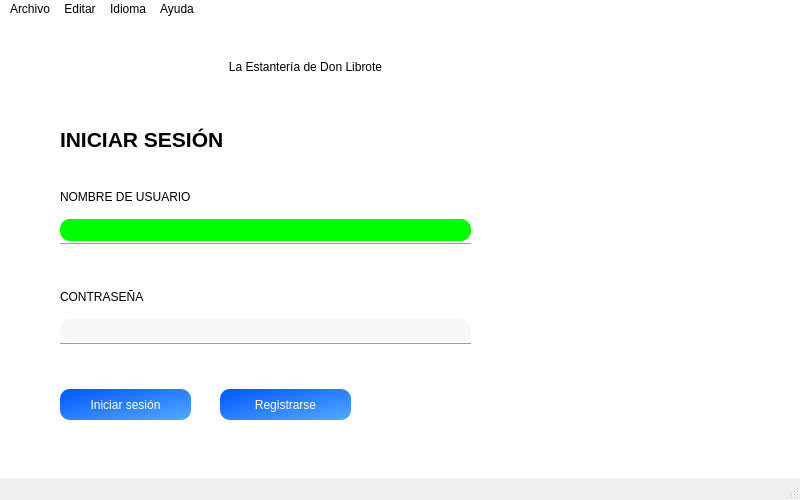
<?xml version="1.0" encoding="UTF-8"?>
<ui version="4.0">
 <class>MainWindow</class>
 <widget class="QMainWindow" name="MainWindow">
  <property name="geometry">
   <rect>
    <x>0</x>
    <y>0</y>
    <width>800</width>
    <height>500</height>
   </rect>
  </property>
  <property name="minimumSize">
   <size>
    <width>800</width>
    <height>500</height>
   </size>
  </property>
  <property name="maximumSize">
   <size>
    <width>800</width>
    <height>500</height>
   </size>
  </property>
  <property name="windowTitle">
   <string>MainWindow</string>
  </property>
  <property name="styleSheet">
   <string notr="true">QWidget#centralwidget{
	background-color: rgb(255, 255, 255);
	
}
</string>
  </property>
  <widget class="QWidget" name="centralwidget">
   <widget class="QPushButton" name="button_inicio">
    <property name="geometry">
     <rect>
      <x>60</x>
      <y>370</y>
      <width>131</width>
      <height>31</height>
     </rect>
    </property>
    <property name="styleSheet">
     <string notr="true">border-radius:10px;
background-color: qlineargradient(spread:pad, x1:0, y1:0, x2:1, y2:1, stop:0 rgba(0, 85, 255, 255), stop:1 rgba(85, 170, 255, 255));
font: 700 12pt &quot;Tahoma&quot;;
color: white;</string>
    </property>
    <property name="text">
     <string>Iniciar sesión</string>
    </property>
   </widget>
   <widget class="QLabel" name="label_nombre_usuario">
    <property name="geometry">
     <rect>
      <x>60</x>
      <y>170</y>
      <width>151</width>
      <height>16</height>
     </rect>
    </property>
    <property name="styleSheet">
     <string notr="true">font: 700 10pt &quot;Tahoma&quot;;
color: rgb(0, 0, 0);</string>
    </property>
    <property name="text">
     <string>NOMBRE DE USUARIO</string>
    </property>
   </widget>
   <widget class="QLineEdit" name="line_edit_usuario">
    <property name="geometry">
     <rect>
      <x>60</x>
      <y>200</y>
      <width>411</width>
      <height>22</height>
     </rect>
    </property>
    <property name="font">
     <font>
      <family>Tahoma</family>
      <kerning>true</kerning>
     </font>
    </property>
    <property name="styleSheet">
     <string notr="true">QLineEdit {
    border: none;
    color: black;
    border-radius: 10px;
	background-color: rgb(0, 255, 0);
}

QLineEdit::placeholder {
    color: gray;
}</string>
    </property>
    <property name="text">
     <string/>
    </property>
   </widget>
   <widget class="QLineEdit" name="line_edit_contrasenna">
    <property name="geometry">
     <rect>
      <x>60</x>
      <y>300</y>
      <width>411</width>
      <height>22</height>
     </rect>
    </property>
    <property name="font">
     <font>
      <family>Tahoma</family>
     </font>
    </property>
    <property name="styleSheet">
     <string notr="true">QLineEdit {
    border: none;
    color: black;
    border-radius: 10px;
	background-color: rgb(247, 247, 247);
}

QLineEdit::placeholder {
    color: gray;
}</string>
    </property>
    <property name="echoMode">
     <enum>QLineEdit::EchoMode::Password</enum>
    </property>
   </widget>
   <widget class="QLabel" name="label_titulo">
    <property name="geometry">
     <rect>
      <x>125</x>
      <y>22</y>
      <width>361</width>
      <height>51</height>
     </rect>
    </property>
    <property name="styleSheet">
     <string notr="true">font: 700 18pt &quot;Tahoma&quot;;
color: rgb(0, 0, 0);</string>
    </property>
    <property name="text">
     <string>La Estantería de Don Librote</string>
    </property>
    <property name="alignment">
     <set>Qt::AlignmentFlag::AlignCenter</set>
    </property>
   </widget>
   <widget class="QLabel" name="label_contrasenna">
    <property name="geometry">
     <rect>
      <x>60</x>
      <y>270</y>
      <width>91</width>
      <height>16</height>
     </rect>
    </property>
    <property name="styleSheet">
     <string notr="true">font: 700 10pt &quot;Tahoma&quot;;
color: rgb(0, 0, 0);</string>
    </property>
    <property name="text">
     <string>CONTRASEÑA</string>
    </property>
   </widget>
   <widget class="QLabel" name="label_subtitulo">
    <property name="geometry">
     <rect>
      <x>60</x>
      <y>100</y>
      <width>231</width>
      <height>41</height>
     </rect>
    </property>
    <property name="font">
     <font>
      <family>Tahoma</family>
      <pointsize>16</pointsize>
      <italic>false</italic>
      <bold>true</bold>
     </font>
    </property>
    <property name="styleSheet">
     <string notr="true">font: 700 16pt &quot;Tahoma&quot;;
color: rgb(0, 0, 0);</string>
    </property>
    <property name="text">
     <string>INICIAR SESIÓN</string>
    </property>
   </widget>
   <widget class="Line" name="lineContrasenna">
    <property name="geometry">
     <rect>
      <x>60</x>
      <y>320</y>
      <width>411</width>
      <height>10</height>
     </rect>
    </property>
    <property name="orientation">
     <enum>Qt::Orientation::Horizontal</enum>
    </property>
   </widget>
   <widget class="Line" name="line_usuario">
    <property name="geometry">
     <rect>
      <x>60</x>
      <y>220</y>
      <width>411</width>
      <height>10</height>
     </rect>
    </property>
    <property name="orientation">
     <enum>Qt::Orientation::Horizontal</enum>
    </property>
   </widget>
   <widget class="QLabel" name="label_imagen">
    <property name="geometry">
     <rect>
      <x>590</x>
      <y>50</y>
      <width>131</width>
      <height>341</height>
     </rect>
    </property>
    <property name="styleSheet">
     <string notr="true">border-image: url(:/cct/fondoLogin.jpg);</string>
    </property>
    <property name="text">
     <string/>
    </property>
   </widget>
   <widget class="QLabel" name="label_icono">
    <property name="geometry">
     <rect>
      <x>45</x>
      <y>14</y>
      <width>71</width>
      <height>71</height>
     </rect>
    </property>
    <property name="styleSheet">
     <string notr="true">border-image: url(:/cct/login.png);</string>
    </property>
    <property name="text">
     <string/>
    </property>
   </widget>
   <widget class="QPushButton" name="button_register">
    <property name="geometry">
     <rect>
      <x>220</x>
      <y>370</y>
      <width>131</width>
      <height>31</height>
     </rect>
    </property>
    <property name="styleSheet">
     <string notr="true">border-radius:10px;
background-color: qlineargradient(spread:pad, x1:0, y1:0, x2:1, y2:1, stop:0 rgba(0, 85, 255, 255), stop:1 rgba(85, 170, 255, 255));
font: 700 12pt &quot;Tahoma&quot;;
color: white;</string>
    </property>
    <property name="text">
     <string>Registrarse</string>
    </property>
   </widget>
  </widget>
  <widget class="QMenuBar" name="menu_bar">
   <property name="geometry">
    <rect>
     <x>0</x>
     <y>0</y>
     <width>800</width>
     <height>22</height>
    </rect>
   </property>
   <property name="styleSheet">
    <string notr="true">QMenuBar{
	background-color: rgb(255, 255, 255);
	
}</string>
   </property>
   <widget class="QMenu" name="menu_ayuda">
    <property name="title">
     <string>Ayuda</string>
    </property>
    <addaction name="action_acerca_de"/>
   </widget>
   <widget class="QMenu" name="menu_archivo">
    <property name="title">
     <string>Archivo</string>
    </property>
    <addaction name="action_cerrar"/>
   </widget>
   <widget class="QMenu" name="menuEditar">
    <property name="title">
     <string>Editar</string>
    </property>
    <addaction name="action_limpiar_celdas"/>
   </widget>
   <widget class="QMenu" name="menu_idioma">
    <property name="title">
     <string>Idioma</string>
    </property>
    <addaction name="action_espannol"/>
    <addaction name="action_ingles"/>
   </widget>
   <addaction name="menu_archivo"/>
   <addaction name="menuEditar"/>
   <addaction name="menu_idioma"/>
   <addaction name="menu_ayuda"/>
  </widget>
  <widget class="QStatusBar" name="status_bar"/>
  <action name="action_limpiar_celdas">
   <property name="text">
    <string>Limpiar Campos</string>
   </property>
  </action>
  <action name="action_acerca_de">
   <property name="text">
    <string>Acerca de</string>
   </property>
  </action>
  <action name="action_espannol">
   <property name="text">
    <string>Español</string>
   </property>
  </action>
  <action name="action_ingles">
   <property name="text">
    <string>Inglés</string>
   </property>
  </action>
  <action name="action_cerrar">
   <property name="text">
    <string>Cerrar</string>
   </property>
  </action>
 </widget>
 <resources>
  <include location="img/fondoLogin.qrc"/>
  <include location="img/logoLogin.qrc"/>
 </resources>
 <connections/>
</ui>
